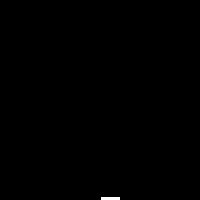
Frame 1 (no input)
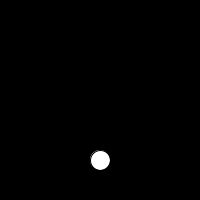
Frame 60 (the mouse pressed at the canvas centre just before this capture)
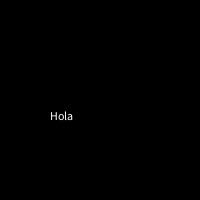
Frame 120 (the mouse held since frame 60 and released just before this capture)

The Processing sketch that drew these frames (run headless with seeded random() and noise(); from frame 60 on, the mouse is pressed at the canvas centre):

// Processing sketch: logicaDeEstadosSimple
// ── logicaDeEstadosSimple.pde
String estado;
int estadoID;
int tiempo;
float tiempoMapeado;
void setup() {
  estado = "setup";
  estadoID = 0;
  tiempo = height;
  size(200, 200);
}
void draw() {
  background(0);
  tiempo-=4; // Tambien puede ser: 'tiempo = tiempo-10; 'tiempo-=10;'
  if (estadoID == 0) {
    estado = "setup";
  } else if (estadoID == 1) {
    estado = "pantalla1";
  } else if (estadoID == 2) {
    estado = "pantalla2";
  }
  if (estado == "setup" && estadoID == 0) {
    rect(width/2, tiempo, 20, 20);
  } else if (estado == "pantalla1" && estadoID == 1) {
    ellipse(width/2, tiempo, 20, 20);
  } else if (estado == "pantalla2" && estadoID == 2) {
    text("Hola", 50, tiempo);
  }
  println("El estado es: "+estado+" Fotogramas: "+tiempo);
  if (tiempo <= 0) {
    tiempo = height;
    estadoID++;
    if (estadoID > 2) {
      estadoID = 0;
    }
  }
}
